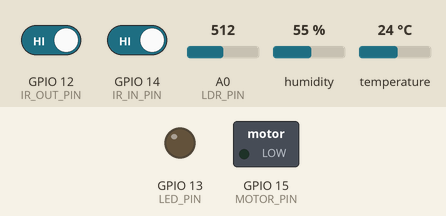
The sketch below on a simulated ESP8266 (NodeMCU). Shown: switched loads named in the sketch (green lamp = pin HIGH), output pins drawn as LEDs (lit = HIGH). Inputs (shaded band) come from the test bench; at power-on: temperature 24 °C, A0 (LDR_PIN) = 512, GPIO 14 (IR_IN_PIN) HIGH, GPIO 12 (IR_OUT_PIN) HIGH, humidity 55 %. WiFi joins after 1.5 s; servers stay silent unless stated; uploads are accepted with an empty reply; what the sketch prints to the serial monitor is not drawn.

Above: at 2.7 s.
2.8 s: temperature set to 33 °C
At 7.9 s:
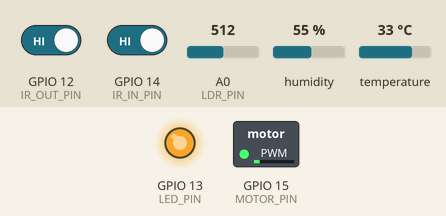
8.7 s: A0 (LDR_PIN) set to 716
At 12.2 s:
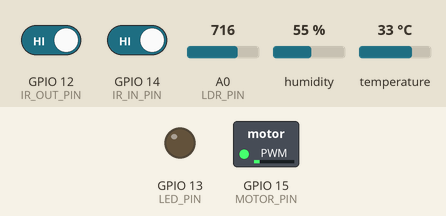
12.7 s: GPIO 14 (IR_IN_PIN) driven LOW
At 16.4 s:
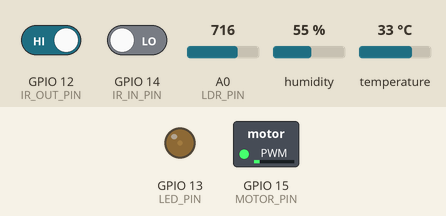
16.7 s: temperature set to 12 °C
At 19.7 s:
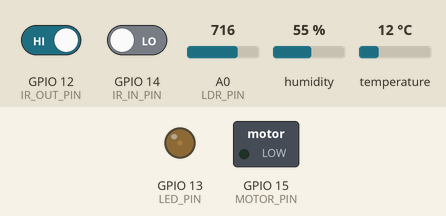
20.7 s: temperature set to 41 °C
At 24.0 s:
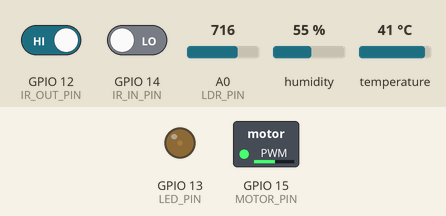
24.8 s: GPIO 12 (IR_OUT_PIN) driven LOW
At 28.4 s:
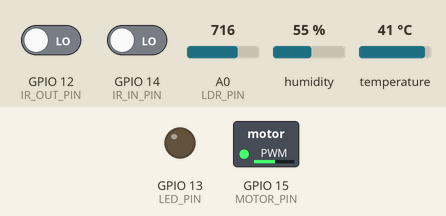
Timing chart, 0 to 29.8 s (numbered marks = the images above; inputs shaded):
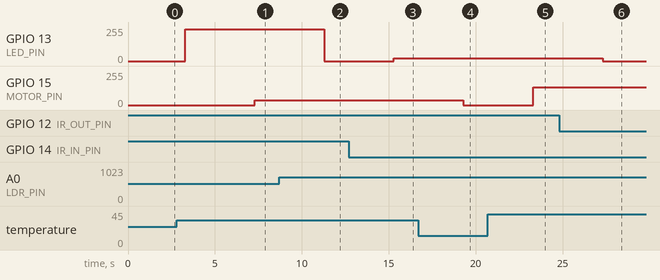

Measured:
- after the input at 2.8 s, GPIO 15 (MOTOR_PIN): 0/255 → 36/255 after 4.5 s
- after the input at 8.7 s, GPIO 13 (LED_PIN): 239/255 → 0/255 after 2.6 s
- after the input at 12.7 s, GPIO 13 (LED_PIN): 0/255 → 19/255 after 2.6 s
- after the input at 16.7 s, GPIO 15 (MOTOR_PIN): 36/255 → 0/255 after 2.6 s
- after the input at 20.7 s, GPIO 15 (MOTOR_PIN): 0/255 → 132/255 after 2.6 s
- after the input at 24.8 s, GPIO 13 (LED_PIN): 19/255 → 0/255 after 2.5 s

The sketch:

NodeMCU.ino
```cpp
#include <ESP8266WiFi.h>
#include <WiFiClientSecure.h>
#include <DHT.h>

// ----- WiFi & Firebase Config -----
const char* ssid = "YOUR_WIFI_SSID";
const char* password = "YOUR_WIFI_PASSWORD";

// Your Firebase Database Host (without https://)
const char* FIREBASE_HOST = "your-project-id-default-rtdb.firebaseio.com";
const char* FIREBASE_AUTH = ""; // Add database secret if rules are locked

// ----- Hardware Pins -----
#define DHTPIN 4        // D2
#define DHTTYPE DHT11
DHT dht(DHTPIN, DHTTYPE);

const uint8_t IR_IN_PIN  = 14; // D5
const uint8_t IR_OUT_PIN = 12; // D6
const uint8_t LED_PIN    = 13; // D7
const uint8_t MOTOR_PIN  = 15; // D8
const uint8_t LDR_PIN    = A0;

// ----- Constants -----
const int LDR_DARK_THRESHOLD = 500;
const float TEMP_MOTOR_ON    = 30.0;
const int PEOPLE_MOTOR_ON    = 6;
const unsigned long IR_DEBOUNCE_MS = 120UL;

// ----- Variables -----
volatile bool irInFlag = false;
volatile bool irOutFlag = false;
volatile unsigned long lastIrInTime = 0;
volatile unsigned long lastIrOutTime = 0;
int people = 0;

float ldrEMA = -1.0f;
const float LDR_ALPHA = 0.12f;

float lastTemp = 0.0;
float lastHum = 0.0;

// ----- Control State (Fetched from Cloud) -----
bool ledManual = false;
bool ledState = false;
bool ledStop = false;
bool motorManual = false;
bool motorState = false;
bool motorStop = false;

WiFiClientSecure client;

// ---------------- ISRs ----------------
ICACHE_RAM_ATTR void IRInISR()  { irInFlag = true; }
ICACHE_RAM_ATTR void IROutISR() { irOutFlag = true; }

// ---------------- Helpers ----------------
int calculateAutoMotorPWM(float temp, int peopleCount) {
  int p1 = 0;
  if (!isnan(temp) && temp > TEMP_MOTOR_ON) {
    p1 = constrain((int)((temp - TEMP_MOTOR_ON) * 12), 0, 255);
  }
  int p2 = 0;
  if (peopleCount >= PEOPLE_MOTOR_ON) {
    p2 = map(min(peopleCount, 20), PEOPLE_MOTOR_ON, 20, 80, 255);
  }
  return max(p1, p2);
}

int calculateAutoLedPWM(int ldrRaw, int peopleCount) {
  float darkFactor = (ldrRaw <= LDR_DARK_THRESHOLD) ? 1.0f : constrain(1.0f - (float)(ldrRaw - LDR_DARK_THRESHOLD)/200.0f, 0.0f, 1.0f);
  float peopleFactor = constrain((float)peopleCount/8.0f, 0.0f, 1.0f);
  float combined = (darkFactor > peopleFactor*0.6) ? darkFactor : peopleFactor*0.6;
  return (int)(combined*255.0);
}

// ---------------- Network Functions ----------------
void ensureWiFi() {
  if (WiFi.status() == WL_CONNECTED) return;
  Serial.print("WiFi Disconnected. Reconnecting");
  WiFi.begin(ssid, password);
  while (WiFi.status() != WL_CONNECTED) {
    delay(500);
    Serial.print(".");
  }
  Serial.println(" Connected.");
  client.setInsecure(); // Important for Firebase HTTPS
}

// Simple JSON parser for boolean fields to avoid heavy libraries
// Looks for "key":true or "key":false
bool parseBool(String json, String key) {
  int keyIndex = json.indexOf(key);
  if (keyIndex == -1) return false; // Default safe

  // Look ahead for "true" or "false"
  int trueIndex = json.indexOf("true", keyIndex);
  int falseIndex = json.indexOf("false", keyIndex);

  // Check which one comes first after the key
  if (trueIndex != -1 && (falseIndex == -1 || trueIndex < falseIndex)) {
     // Verify it's actually the value for this key (roughly)
     if (trueIndex - keyIndex < 20) return true;
  }
  return false;
}

void fetchControls() {
  if (!client.connect(FIREBASE_HOST, 443)) return;

  String url = "/control.json";
  if (String(FIREBASE_AUTH).length() > 0) url += "?auth=" + String(FIREBASE_AUTH);

  client.print(String("GET ") + url + " HTTP/1.1\r\n" +
               "Host: " + FIREBASE_HOST + "\r\n" +
               "Connection: close\r\n\r\n");

  while (client.connected()) {
    String line = client.readStringUntil('\n');
    if (line == "\r") break;
  }

  String body = client.readString();

  // Parse manually (e.g. {"ledManual":true,...})
  ledManual = parseBool(body, "\"ledManual\"");
  ledState = parseBool(body, "\"ledState\"");
  ledStop = parseBool(body, "\"ledStop\"");

  motorManual = parseBool(body, "\"motorManual\"");
  motorState = parseBool(body, "\"motorState\"");
  motorStop = parseBool(body, "\"motorStop\"");

  Serial.println("Controls Fetched.");
}

void uploadStatus(int finalLedPWM, int finalMotorPWM, int ldrVal) {
  if (!client.connect(FIREBASE_HOST, 443)) return;

  // Build JSON manually
  String json = "{";
  json += "\"temp\":" + String(lastTemp) + ",";
  json += "\"hum\":" + String(lastHum) + ",";
  json += "\"people\":" + String(people) + ",";
  json += "\"ldr\":" + String(ldrVal) + ",";
  json += "\"ledPWM\":" + String(finalLedPWM) + ",";
  json += "\"motorPWM\":" + String(finalMotorPWM);
  json += "}";

  String url = "/status.json";
  if (String(FIREBASE_AUTH).length() > 0) url += "?auth=" + String(FIREBASE_AUTH);

  client.print(String("PUT ") + url + " HTTP/1.1\r\n" +
               "Host: " + FIREBASE_HOST + "\r\n" +
               "Content-Type: application/json\r\n" +
               "Content-Length: " + json.length() + "\r\n" +
               "Connection: close\r\n\r\n" +
               json);

  // Flush response
  while (client.connected()) {
    String line = client.readStringUntil('\n');
    if (line == "\r") break;
  }
  while (client.available()) client.read();
}

// ---------------- Setup ----------------
void setup() {
  Serial.begin(115200);
  dht.begin();

  pinMode(IR_IN_PIN, INPUT);
  pinMode(IR_OUT_PIN, INPUT);
  pinMode(LED_PIN, OUTPUT);
  pinMode(MOTOR_PIN, OUTPUT);
  pinMode(LDR_PIN, INPUT);

  attachInterrupt(digitalPinToInterrupt(IR_IN_PIN), IRInISR, FALLING);
  attachInterrupt(digitalPinToInterrupt(IR_OUT_PIN), IROutISR, FALLING);

  analogWriteRange(255);

  ensureWiFi();
}

// ---------------- Loop ----------------
unsigned long lastCloudUpdate = 0;

void loop() {
  ensureWiFi();
  unsigned long now = millis();

  // 1. Process IR Sensors (Immediate)
  if(irInFlag){
    irInFlag = false;
    if(now - lastIrInTime > IR_DEBOUNCE_MS && now - lastIrOutTime > 20){
      people++;
      lastIrInTime = now;
    }
  }
  if(irOutFlag){
    irOutFlag = false;
    if(now - lastIrOutTime > IR_DEBOUNCE_MS && now - lastIrInTime > 20){
      if(people > 0) people--;
      lastIrOutTime = now;
    }
  }

  // 2. Read Sensors (Continuous smoothing)
  int ldrRaw = analogRead(LDR_PIN);
  if(ldrEMA < 0) ldrEMA = ldrRaw;
  else ldrEMA = LDR_ALPHA*ldrRaw + (1-LDR_ALPHA)*ldrEMA;

  // 3. Cloud Sync Cycle (Every 2 seconds)
  if (now - lastCloudUpdate > 2000) {
    lastCloudUpdate = now;

    // A. Read Temp/Hum
    float t = dht.readTemperature();
    float h = dht.readHumidity();
    if(!isnan(t)) lastTemp = t;
    if(!isnan(h)) lastHum = h;

    // B. Get Controls from Firebase
    fetchControls();

    // C. Calculate Outputs
    int targetLedPWM = 0;
    if (ledStop) {
        targetLedPWM = 0;
    } else if (ledManual) {
        targetLedPWM = ledState ? 255 : 0;
    } else {
        targetLedPWM = calculateAutoLedPWM((int)round(ldrEMA), people);
    }

    int targetMotorPWM = 0;
    if (motorStop) {
        targetMotorPWM = 0;
    } else if (motorManual) {
        targetMotorPWM = motorState ? 255 : 0;
    } else {
        targetMotorPWM = calculateAutoMotorPWM(lastTemp, people);
    }

    // D. Actuate
    analogWrite(LED_PIN, targetLedPWM);
    analogWrite(MOTOR_PIN, targetMotorPWM);

    // E. Upload Status to Firebase
    uploadStatus(targetLedPWM, targetMotorPWM, (int)round(ldrEMA));

    Serial.print("P:"); Serial.print(people);
    Serial.print(" T:"); Serial.print(lastTemp);
    Serial.print(" LED:"); Serial.print(targetLedPWM);
    Serial.print(" MTR:"); Serial.println(targetMotorPWM);
  }
}
```
